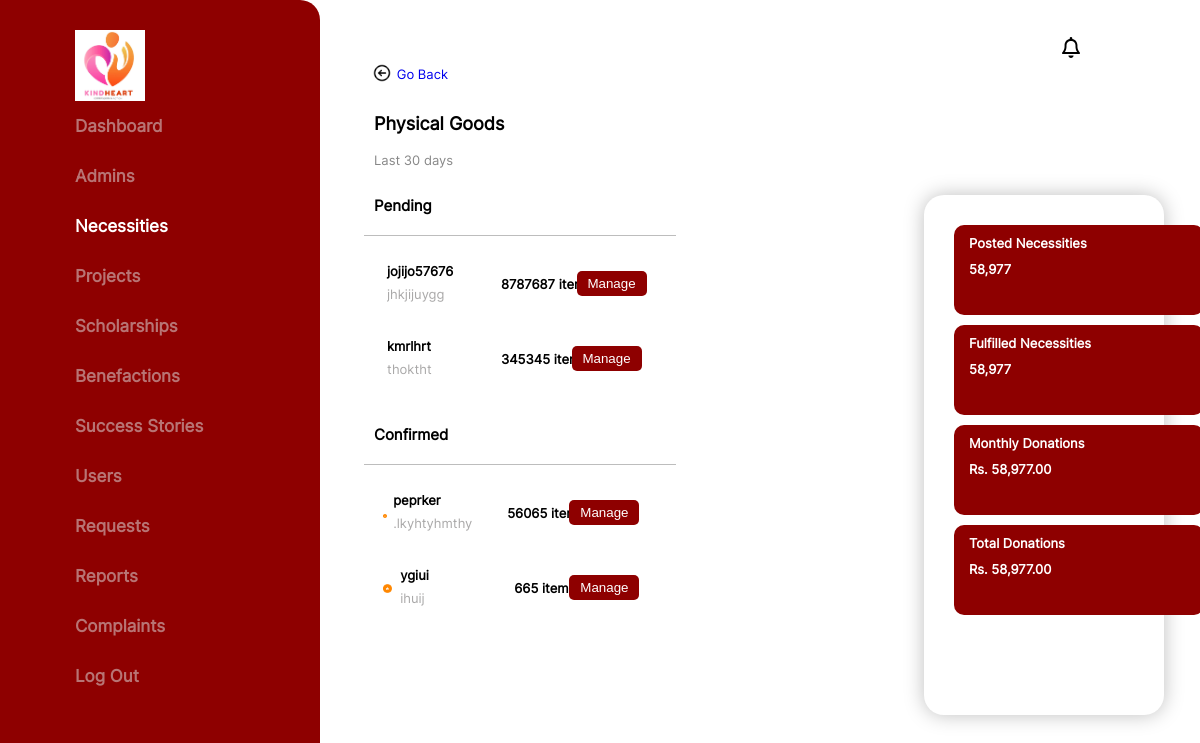
The app's page /necessity/physicalGood (signed in) with its own data.
### tables this page shows
CREATE TABLE `necessity` (
  `necessityID` int(11) NOT NULL,
  `necessityName` varchar(255) DEFAULT NULL,
  `necessityType` varchar(255) DEFAULT NULL,
  `fulfillmentStatus` int(11) DEFAULT NULL,
  `description` text DEFAULT NULL,
  `doneeID` int(11) DEFAULT NULL
);

CREATE TABLE `physicalgood` (
  `goodNecessityID` int(11) NOT NULL,
  `itemCategory` varchar(255) DEFAULT NULL,
  `requestedQuantity` int(11) DEFAULT NULL,
  `receivedQuantity` int(11) DEFAULT 0
);

### public/index.php (called while the page is built, shortened)
<?php
    $init = new Core;

### app/libraries/Database.php (called while the page is built, shortened)
<?php
    class Database{
        private $host = DB_HOST;
        private $user = DB_USER;
        private $password = DB_PASSWORD;
        private $dbname = DB_NAME;
        private $dbh;
        private $statement;
        public function __construct(){
            $dsn = 'mysql:host='.$this->host.';dbname='.$this->dbname;
            $option = array(
                PDO::ATTR_PERSISTENT => true,
                PDO::ATTR_ERRMODE => PDO::ERRMODE_EXCEPTION
            );
            try {
                $this->dbh = new PDO($dsn, $this->user, $this->password, $option);
            }
            catch(PDOException $e){
                $this->error = $e->getMessage();
                echo $this->error;
            }
        }
        public function query($sql){
            $this->statement = $this->dbh->prepare($sql);
        }
        public function execute(){
            try {
                return $this->statement->execute();
            } catch (PDOException $e) {
                $this->error = $e->getMessage();
                echo "Error executing query: " . $this->error;
                return false;
            }
        }
        public function resultSet(){
            $this->execute();
            return $this->statement->fetchAll(PDO::FETCH_OBJ);
        }
    }

### app/models/NecessityModel.php (called while the page is built, shortened)
<?php
class NecessityModel{
    private $db;
    public function __construct(){
        $this->db = new Database();
    }
    public function getAllPendingPhysicalGoods(){
        $this->db->query("SELECT n.necessityID, n.necessityName, n.description, (p.requestedQuantity - p.receivedQuantity) AS quantity FROM necessity n JOIN physicalgood p ON n.necessityID = p.goodNecessityID
        WHERE necessityType = 'Physical Goods' AND fulfillmentStatus = 0;");
        $result = $this->db->resultSet();
        return $result;
    }
    public function getAllConfirmedPhysicalGoods(){
        $this->db->query("SELECT n.necessityID, n.necessityName, n.description, p.requestedQuantity AS quantity FROM necessity n JOIN physicalgood p ON n.necessityID = p.goodNecessityID
        WHERE necessityType = 'Physical Goods' AND fulfillmentStatus = 1;");
        $result = $this->db->resultSet();
        return $result;
    }
}

### app/views/superAdmin/necessity/physicalGood.php (the view, shortened to what this page needs)
<?php require APPROOT.'/views/inc/header.php'; ?>
<?php require APPROOT.'/views/inc/components/topnavbar.php'; ?>
<?php require APPROOT.'/views/inc/components/sidenavbar.php'; ?>
<main class="page-container">
    <section class="section" id="main">
        <div class="container">
                <div class="back-arrow-btn">
                    <a href="<?php echo URLROOT ?>/superadmin/necessity">
                        <table>
                            <tr>
                                <td width="30%"><img class="back-arrow-img" src="<?php echo URLROOT ?>/img/back-arrow.png" alt=""></td>
                                <td width="70%">Go Back</td>
                            </tr>
                        </table>
                    </a>
                </div>
            <h3 style="margin-top: 25px">Physical Goods</h3>
            <p style="margin-left: 10px">Last 30 days</p>
            <div class="list">
                <div class="list-title">
                    <h4>Pending</h4>
                </div>
                <div class="card-list">
                    <?php foreach($data['pending'] as $item) {?>
                    <a href="<?php echo URLROOT ?>/necessity/viewsuperadmingood/<?php echo $item->necessityID ?>">
                        <div class="card">
                            <table>
                                <tr>
                                    <td width="10%"><img src="<?php echo URLROOT ?>/img/house.png" alt=""></td>
                                    <td width="30%" class="content">
                                        <h4><?php echo $item->necessityName ?></h4>
                                        <p style="width: 110px; white-space: nowrap; overflow: hidden; text-overflow: ellipsis;"><?php echo $item->description ?></p>
                                    </td>
                                    <td width="30%" class="amount"><?php echo $item->quantity ?>&nbsp;items</td>
                                    <td width="30%" class="option">
                                        <form action="<?php echo URLROOT; ?>/necessity/managegood/<?php echo $item->necessityID ?>" method="get" class="assign-manage-form">
                                            <button type="submit" class="assign-manage" onclick="">
                                                Manage
                                            </button>
                                        </form>
                                    </td>
                                </tr>
                            </table>
                        </div>
                    </a>
                    <?php }?>
                </div>
            </div>
            <div class="list">
                <div class="list-title">
                    <h4>Confirmed</h4>
                </div>
                <div class="card-list">
                    <?php foreach($data['confirmed'] as $item) {?>
                    <a href="<?php echo URLROOT ?>/necessity/viewsuperadmingood/<?php echo $item->necessityID ?>">
                        <div class="card">
                            <table>
                                <tr>
                                    <td width="10%"><img src="<?php echo URLROOT ?>/img/house.png" alt=""></td>
                                    <td width="30%" class="content">
                                        <h4><?php echo $item->necessityName ?></h4>
                                        <p style="width: 110px; white-space: nowrap; overflow: hidden; text-overflow: ellipsis;"><?php echo $item->description ?></p>
                                    </td>
                                    <td width="30%" class="amount"><?php echo $item->quantity ?>&nbsp;items</td>
                                    <td width="30%" class="option">
                                        <form action="<?php echo URLROOT; ?>/necessity/managegood/<?php echo $item->necessityID ?>" method="get" class="assign-manage-form">
                                            <button type="submit" class="assign-manage" onclick="">
                                                Manage
                                            </button>
                                        </form>
                                    </td>
                                </tr>
                            </table>
                        </div>
                    </a>
                    <?php }?>
                </div>
            </div>
            <div class="right-content">
                <div class="right-cards">
                    <div class="right-card">
                        <div class="title">Posted Necessities</div>
                        <div class="value">58,977</div>
                    </div>
                    <div class="right-card">
                        <div class="title">Fulfilled Necessities</div>
                        <div class="value">58,977</div>
                    </div>
                    <div class="right-card">
                        <div class="title">Monthly Donations</div>
                        <div class="value">Rs. 58,977.00</div>
                    </div>
                    <div class="right-card">
                        <div class="title">Total Donations</div>
                        <div class="value">Rs. 58,977.00</div>
                    </div>
                </div>
            </div>
        </div>
    </section>
</main>
<?php require APPROOT.'/views/inc/footer.php'; ?>

### records on screen
necessity: necessityName "jojijo57676", description "jhkjijuygg", quantity "8787687"
necessity: necessityName "kmrlhrt", description "thoktht", quantity "345345"
physicalgood: goodNecessityID.necessityName "peprker", goodNecessityID.description ".lkyhtyhmthy", requestedQuantity "56065"
physicalgood: goodNecessityID.necessityName "ygiui", goodNecessityID.description "ihuij", requestedQuantity "665"
